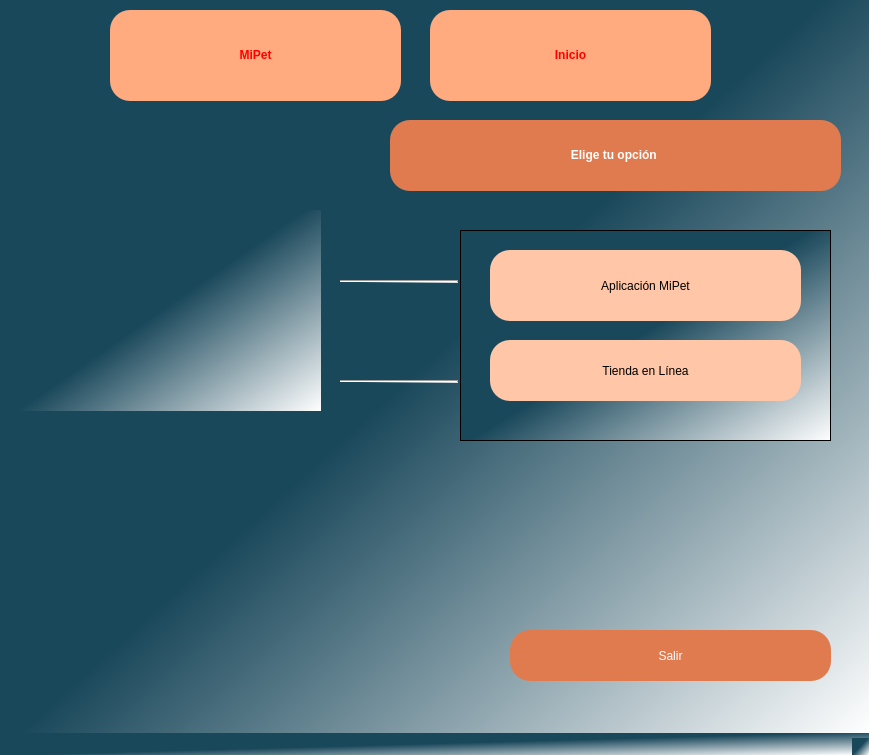
<?xml version="1.0" encoding="UTF-8"?>
<ui version="4.0">
 <class>MainWindow</class>
 <widget class="QMainWindow" name="MainWindow">
  <property name="geometry">
   <rect>
    <x>0</x>
    <y>0</y>
    <width>869</width>
    <height>755</height>
   </rect>
  </property>
  <property name="windowTitle">
   <string>MainWindow</string>
  </property>
  <property name="styleSheet">
   <string notr="true">background-color: qlineargradient(spread:pad, x1:0.239, y1:0.295455, x2:1, y2:1, stop:0.308458 rgba(26, 72, 91, 255), stop:1 rgba(255, 255, 255, 255));
</string>
  </property>
  <widget class="QWidget" name="centralwidget">
   <widget class="QLabel" name="label">
    <property name="geometry">
     <rect>
      <x>110</x>
      <y>10</y>
      <width>291</width>
      <height>91</height>
     </rect>
    </property>
    <property name="styleSheet">
     <string notr="true">font: 36pt &quot;MS Shell Dlg 2&quot;;
color:red;
border-radius:20px;
background-color: rgb(255, 170, 127);</string>
    </property>
    <property name="text">
     <string>&lt;html&gt;&lt;head/&gt;&lt;body&gt;&lt;p align=&quot;center&quot;&gt;&lt;span style=&quot; font-weight:600;&quot;&gt;MiPet&lt;/span&gt;&lt;/p&gt;&lt;/body&gt;&lt;/html&gt;</string>
    </property>
   </widget>
   <widget class="QLabel" name="label_2">
    <property name="geometry">
     <rect>
      <x>390</x>
      <y>120</y>
      <width>451</width>
      <height>71</height>
     </rect>
    </property>
    <property name="whatsThis">
     <string>&lt;html&gt;&lt;head/&gt;&lt;body&gt;&lt;p align=&quot;center&quot;&gt;&lt;br/&gt;&lt;/p&gt;&lt;/body&gt;&lt;/html&gt;</string>
    </property>
    <property name="styleSheet">
     <string notr="true">color:white;
font: 30pt &quot;MS Shell Dlg 2&quot;;
background-color: rgb(224, 123, 79);
border-radius:20px;</string>
    </property>
    <property name="text">
     <string>&lt;html&gt;&lt;head/&gt;&lt;body&gt;&lt;p align=&quot;center&quot;&gt;&lt;span style=&quot; font-weight:600;&quot;&gt;Elige tu opción &lt;/span&gt;&lt;/p&gt;&lt;/body&gt;&lt;/html&gt;</string>
    </property>
   </widget>
   <widget class="QPushButton" name="pushButton">
    <property name="geometry">
     <rect>
      <x>490</x>
      <y>250</y>
      <width>311</width>
      <height>71</height>
     </rect>
    </property>
    <property name="styleSheet">
     <string notr="true">font: 16pt &quot;MS Shell Dlg 2&quot;;
background-color: rgb(255, 199, 167);
border-radius:20px;
color: ;</string>
    </property>
    <property name="text">
     <string>Aplicación MiPet</string>
    </property>
   </widget>
   <widget class="QPushButton" name="pushButton_2">
    <property name="geometry">
     <rect>
      <x>490</x>
      <y>340</y>
      <width>311</width>
      <height>61</height>
     </rect>
    </property>
    <property name="styleSheet">
     <string notr="true">border-radius:20px;
background-color:rgb(255, 199, 167);
font: 16pt &quot;MS Shell Dlg 2&quot;;
color: black;</string>
    </property>
    <property name="text">
     <string>Tienda en Línea</string>
    </property>
   </widget>
   <widget class="QLabel" name="label_6">
    <property name="geometry">
     <rect>
      <x>10</x>
      <y>210</y>
      <width>311</width>
      <height>201</height>
     </rect>
    </property>
    <property name="styleSheet">
     <string notr="true">image: url(:/login/Imagen2.jpg)</string>
    </property>
    <property name="text">
     <string/>
    </property>
   </widget>
   <widget class="QPushButton" name="pushButton_3">
    <property name="geometry">
     <rect>
      <x>510</x>
      <y>630</y>
      <width>321</width>
      <height>51</height>
     </rect>
    </property>
    <property name="styleSheet">
     <string notr="true">font: 16pt &quot;MS Shell Dlg 2&quot;;
background-color: rgb(224, 123, 79);
border-radius:20px;
color: white;</string>
    </property>
    <property name="text">
     <string>Salir</string>
    </property>
   </widget>
   <widget class="QLabel" name="label_3">
    <property name="geometry">
     <rect>
      <x>430</x>
      <y>10</y>
      <width>281</width>
      <height>91</height>
     </rect>
    </property>
    <property name="styleSheet">
     <string notr="true">font: 36pt &quot;MS Shell Dlg 2&quot;;
color:red;
border-radius:20px;
background-color:rgb(255, 170, 127);
</string>
    </property>
    <property name="text">
     <string>&lt;html&gt;&lt;head/&gt;&lt;body&gt;&lt;p align=&quot;center&quot;&gt;&lt;span style=&quot; font-weight:600;&quot;&gt;Inicio&lt;/span&gt;&lt;/p&gt;&lt;/body&gt;&lt;/html&gt;</string>
    </property>
   </widget>
   <widget class="Line" name="line">
    <property name="geometry">
     <rect>
      <x>340</x>
      <y>380</y>
      <width>118</width>
      <height>3</height>
     </rect>
    </property>
    <property name="orientation">
     <enum>Qt::Horizontal</enum>
    </property>
   </widget>
   <widget class="Line" name="line_2">
    <property name="geometry">
     <rect>
      <x>340</x>
      <y>280</y>
      <width>118</width>
      <height>3</height>
     </rect>
    </property>
    <property name="orientation">
     <enum>Qt::Horizontal</enum>
    </property>
   </widget>
   <widget class="QGraphicsView" name="graphicsView">
    <property name="geometry">
     <rect>
      <x>460</x>
      <y>230</y>
      <width>371</width>
      <height>211</height>
     </rect>
    </property>
   </widget>
   <zorder>graphicsView</zorder>
   <zorder>label</zorder>
   <zorder>label_2</zorder>
   <zorder>pushButton</zorder>
   <zorder>pushButton_2</zorder>
   <zorder>label_6</zorder>
   <zorder>pushButton_3</zorder>
   <zorder>label_3</zorder>
   <zorder>line</zorder>
   <zorder>line_2</zorder>
  </widget>
  <widget class="QMenuBar" name="menubar">
   <property name="geometry">
    <rect>
     <x>0</x>
     <y>0</y>
     <width>869</width>
     <height>26</height>
    </rect>
   </property>
  </widget>
  <widget class="QStatusBar" name="statusbar"/>
 </widget>
 <resources>
  <include location="Imagenes/Imagenes.qrc"/>
 </resources>
 <connections/>
</ui>
